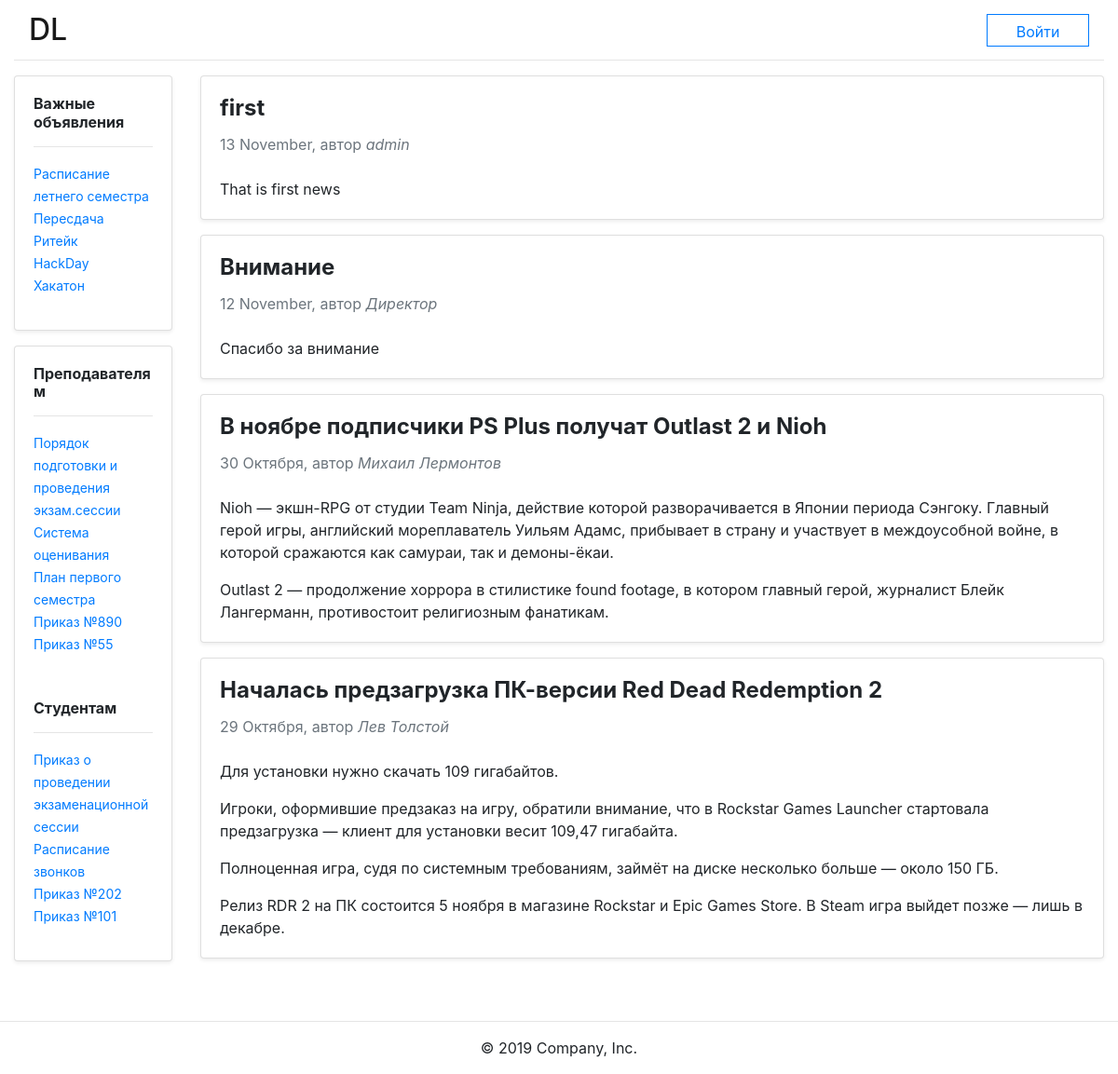
The page / on the database its author committed.
### DL_app/models.py (models this page shows)
class News(models.Model):
    news_id = models.CharField(max_length=9999)
    news_author = models.TextField()
    news_title = models.TextField()
    news_content = models.TextField()
    news_date = models.DateTimeField('date')
    def datemonth(self):
        return self.news_date.strftime('%d %B')

### DL_app/views.py (the view)
# urls.py: path('', views.main, name='main'),
def main(request):
    all_news = News.objects.order_by('-news_date')
    return render(request, "DL_app/main.html", {'all_news': all_news})

### DL_app/templates/DL_app/main.html
{%extends "DL_app/layout.html" %}
{%block content%}
            {% for news in all_news %}
            <div class="card w-100 shadow-sm mb-md-3">
                <div class="card-body">
                    <h4 class="card-title font-weight-bold">{{news.news_title}}</h4>
                    <div class="mb-md-4 text-muted">
                       {{news.datemonth}}, автор <em>{{news.news_author}}</em>
                    </div>
                    <p class="card-text">{{news.news_content}}</p>
                </div>
            </div>
            {% endfor %}
            <div class="card w-100 shadow-sm mb-md-3">
                <div class="card-body">
                    <h4 class="card-title font-weight-bold">В ноябре подписчики PS Plus получат Outlast 2 и Nioh</h4>
                    <div class="mb-md-4 text-muted">
                        30 Октября, автор <em>Михаил Лермонтов</em>
                    </div>
                    <p class="card-text">Nioh — экшн-RPG от студии Team Ninja, действие которой разворачивается в Японии периода Сэнгоку. Главный герой игры, английский мореплаватель Уильям Адамс, прибывает в страну и участвует в междоусобной войне, в которой сражаются как самураи, так и демоны-ёкаи.</p>
                    <p class="card-text">Outlast 2 — продолжение хоррора в стилистике found footage, в котором главный герой, журналист Блейк Лангерманн, противостоит религиозным фанатикам.</p>
                </div>
            </div>
            <div class="card w-100 shadow-sm mb-md-3">
                <div class="card-body">
                    <h4 class="card-title font-weight-bold">Началась предзагрузка ПК-версии Red Dead Redemption 2</h4>
                    <div class="mb-md-4 text-muted">
                        29 Октября, автор <em>Лев Толстой</em>
                    </div>
                    <p class="card-text">Для установки нужно скачать 109 гигабайтов.</p>
                    <p class="card-text">Игроки, оформившие предзаказ на игру, обратили внимание, что в Rockstar Games Launcher стартовала предзагрузка — клиент для установки весит 109,47 гигабайта.</p>
                    <p class="card-text">Полноценная игра, судя по системным требованиям, займёт на диске несколько больше — около 150 ГБ.</p>
                    <p class="card-text">Релиз RDR 2 на ПК состоится 5 ноября в магазине Rockstar и Epic Games Store. В Steam игра выйдет позже — лишь в декабре.</p>
                </div>
            </div>
        </div>
    </div>
{%endblock%}

### rows shown on the page
News: news_title "first", datemonth "13 November", news_author "admin", news_content "That is first news"
News: news_title "Внимание", datemonth "12 November", news_author "Директор", news_content "Спасибо за внимание"
